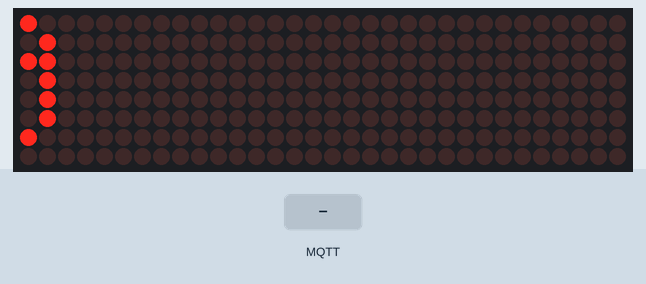
Simulated run of this sketch. Board: ESP8266 (NodeMCU). Parts: 32×8 LED matrix. The test bench sets the inputs (shaded band). WiFi joins after 1.5 s; servers stay silent unless stated; random numbers use the default seed unless the sketch sets one; no MQTT or app messages arrive unless stated; what the sketch prints to the serial monitor is not drawn.

Above: at 9.7 s.
11.0 s: MQTT message "on" arrives on the first subscribed topic
At 11.06 s:
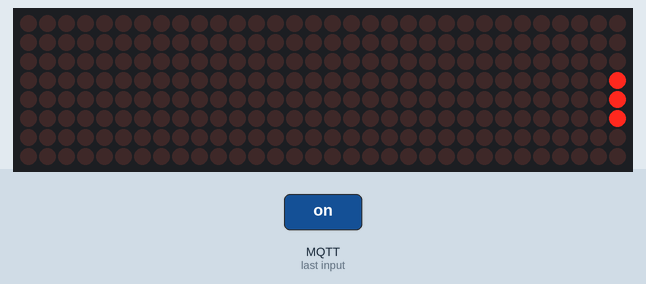
12.9 s: MQTT message "off" arrives on the first subscribed topic
At 13.1 s:
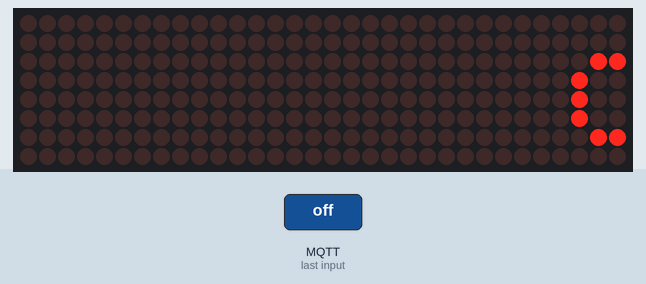
15.2 s: MQTT message "1" arrives on the first subscribed topic
At 15.35 s:
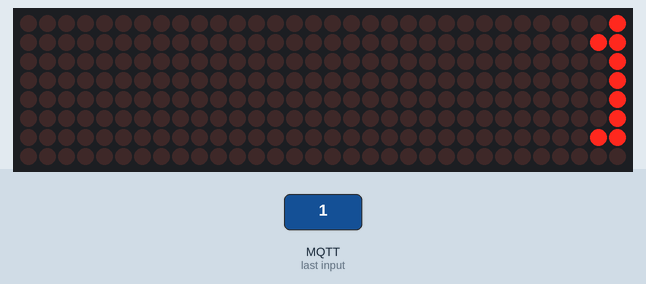

The sketch:

node_mcu_mqtt_clock.ino
```cpp
#include <ESP8266WiFi.h>
#include <Adafruit_GFX.h>
#include <Max72xxPanel.h>
#include <PubSubClient.h>

const char *ssid     = "";
const char *password = "";

const char* mqtt_server = "192.168.0.27";

int pinCS = D4; // Attach CS to this pin, DIN to MOSI and CLK to SCK (cf http://arduino.cc/en/Reference/SPI )
int numberOfHorizontalDisplays = 4;
int numberOfVerticalDisplays   = 1;

int wait   = 90; // In milliseconds between scroll movements
int spacer = 1;
int width  = 5 + spacer; // The font width is 5 pixels
String message;

WiFiClient client;
PubSubClient subClient(client);
Max72xxPanel matrix = Max72xxPanel(pinCS, numberOfHorizontalDisplays, numberOfVerticalDisplays);


void setup()
{
    Serial.begin(9600);
    delay(10);

    //Matrix setup
    matrix.setIntensity(5);    // Use a value between 0 and 15 for brightness
    matrix.setRotation(0, 1);  // The first display is position upside down
    matrix.setRotation(1, 1);  // The first display is position upside down
    matrix.setRotation(2, 1);  // The first display is position upside down
    matrix.setRotation(3, 1);  // The first display is position upside down
    matrix.fillScreen(LOW);

    //WIFI connection
    Serial.println("Connecting to ");
    Serial.println(ssid);
    display_message(ssid);
    display_message("...");
    WiFi.begin(ssid, password);
    while (WiFi.status() != WL_CONNECTED)
    {
        delay(500);
        Serial.print(".");
    }
    Serial.println("");
    Serial.println("WiFi connected");
    Serial.println(WiFi.localIP());
    display_message(WiFi.localIP().toString());

    //MQTT server configuration
    subClient.setServer(mqtt_server, 1883);
    //Callback for incoming messages
    subClient.setCallback(callback);
}

void loop()
{
    if (!subClient.connected()) {
        reconnect();
    }
    subClient.loop();
}

void callback(char* topic, byte* payload, unsigned int length) {
  Serial.print("Message arrived [");
  Serial.print(topic);
  Serial.print("] ");
  message = "";
  for (int i = 0; i < length; i++) {
    Serial.print((char)payload[i]);
    message.concat((char)payload[i]);
  }
  display_message(message);
  Serial.println();
}

void reconnect() {
  // Loop until we're reconnected
  while (!subClient.connected()) {
    Serial.print("Attempting MQTT connection...");
    // Create a random client ID
    String clientId = "ESP8266Client-";
    clientId += String(random(0xffff), HEX);
    // Attempt to connect
    if (subClient.connect(clientId.c_str())) {
      Serial.println("connected");
      // Once connected, publish an announcement...
      subClient.publish("outTopic", "hello world");
      // ... and resubscribe
      subClient.subscribe("mqttclock");
    } else {
      Serial.print("failed, rc=");
      Serial.print(subClient.state());
      Serial.println(" try again in 5 seconds");
      // Wait 5 seconds before retrying
      delay(5000);
    }
  }
}

void display_message(String message) {
  for ( int i = 0 ; i < width * message.length() + matrix.width() - spacer; i++ ) {
    int letter = i / width;
    int x = (matrix.width() - 1) - i % width;
    int y = (matrix.height() - 8) / 2; // center the text vertically
    while ( x + width - spacer >= 0 && letter >= 0 ) {
      if ( letter < message.length() ) {
        matrix.drawChar(x, y, message[letter], HIGH, LOW, 1); // HIGH LOW means foreground ON, background OFF, reverse these to invert the display!
      }
      letter--;
      x -= width;
    }
    matrix.write(); // Send bitmap to display
    delay(wait / 2);
  }
}
```

Measured:
- after the input at 11.0 s, the display: changes at once (image 1)
- after the input at 15.2 s, the display: changes after 0.09 s (image 3)
